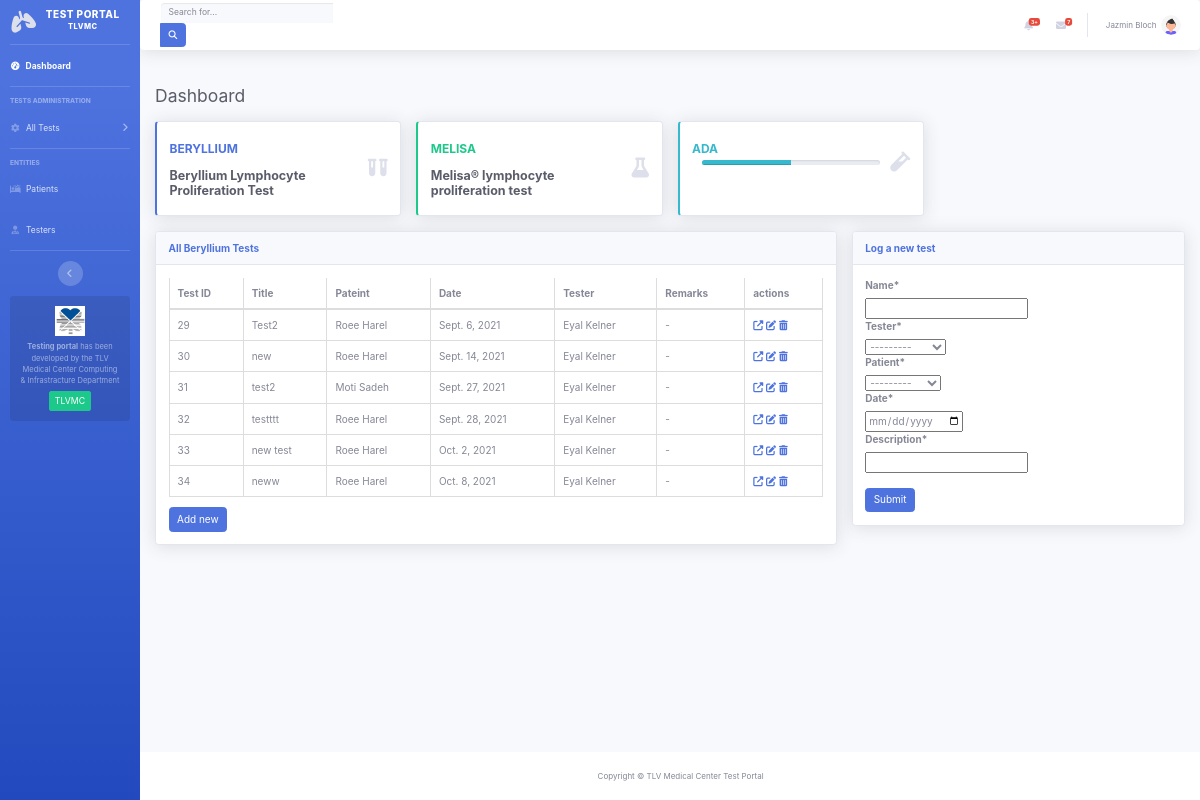
Page /Beryllium/dashboard on the earlier database version.
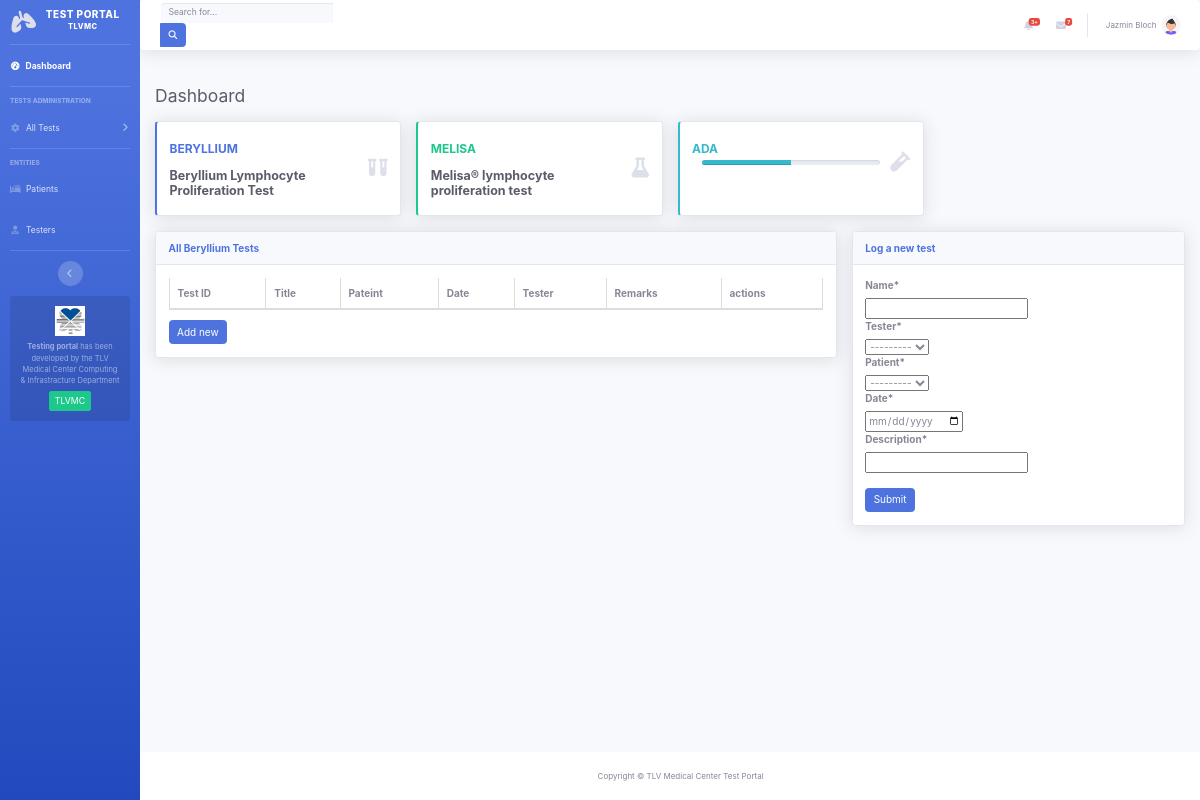
Same page on the later database version.
### Beryllium/models.py (models this page shows)
class Test (models.Model):
    name = models.CharField(max_length=200)
    tester = models.ForeignKey(Tester,on_delete=DO_NOTHING)
    patient = models.ForeignKey(Patient, on_delete=DO_NOTHING)
    type = models.ForeignKey(Test_type, on_delete=DO_NOTHING, default=1)
    date = models.DateField()
    description = models.CharField(max_length= 1000)

class Patient (models.Model):
    id = models.CharField(max_length=12, primary_key=True)
    first_name = models.CharField(max_length=200)
    last_name = models.CharField(max_length=200)
    def __str__(self):
        return self.first_name + " " + self.last_name

class Tester (models.Model):
    id = models.CharField(max_length=12, primary_key=True)
    first_name = models.CharField(max_length=200)
    last_name = models.CharField(max_length=200)
    def __str__(self):
        return self.first_name + " " + self.last_name

### Beryllium/views.py (the view, shortened to what this page needs)
# urls.py: path('Beryllium/dashboard',views.dashboard.as_view()),
class dashboard(View):
    template = 'Beryllium/dashboard.html'
    def get(self,request):
        request.session["type"] ="Beryllium"
        form = TestForm()
        patients = Patient.objects.all()
        testers = Tester.objects.all()
        tests = Test.objects.all()
        context = {
            "form" : form,
            "patients" : patients,
            "testers" :testers,
            "tests" : tests,
            "type" : request.session["type"]
        }
        return render(request,self.template,context)

### Beryllium/forms.py
class TestForm(forms.ModelForm):
    class Meta:
        model = Test
        fields = ['name', 'tester', 'patient', 'date', 'description']
    name = forms.CharField()
    date = forms.DateField(widget=NumberInput(attrs={'type': 'date'}))

### Beryllium/templates/Beryllium/dashboard.html (shortened to what this page needs)
{% extends "../base_site.html" %}
    {%load static%}
    {% load crispy_forms_tags %}
{%block imports%}
<link href="{%static 'node_modules/datatables/dataTables.bootstrap4.min.css'%}" rel="stylesheet">
{%endblock%}
{%block content%}
                    <div class="d-sm-flex align-items-center justify-content-between mb-4">
                        <h1 class="h3 mb-0 text-gray-800">Dashboard</h1>
                    </div>
                    <div class="row">
                        <div class="col-xl-3 col-md-6 mb-4">
                            <div class="card border-left-primary shadow h-100 py-2">
                                <div class="card-body">
                                    <div class="row no-gutters align-items-center">
                                        <div class="col mr-2">
                                            <div class="text-lg font-weight-bold text-primary text-uppercase mb-1">
                                                Beryllium</div>
                                            <div class="h5 mb-0 font-weight-bold text-gray-800">Beryllium Lymphocyte Proliferation Test</div>
                                        </div>
                                        <div class="col-auto">
                                            <i class="fas fa-vials fa-2x text-gray-300"></i>
                                        </div>
                                    </div>
                                </div>
                            </div>
                        </div>
                        <div class="col-xl-3 col-md-6 mb-4">
                            <div class="card border-left-success shadow h-100 py-2">
                                <div class="card-body">
                                    <div class="row no-gutters align-items-center">
                                        <div class="col mr-2">
                                            <div class="text-lg font-weight-bold text-success text-uppercase mb-1">
                                                Melisa</div>
                                            <div class="h5 mb-0 font-weight-bold text-gray-800">Melisa® lymphocyte proliferation test</div>
                                        </div>
                                        <div class="col-auto">
                                            <i class="fas fa-flask fa-2x text-gray-300"></i>
                                        </div>
                                    </div>
                                </div>
                            </div>
                        </div>
                        <div class="col-xl-3 col-md-6 mb-4">
                            <div class="card border-left-info shadow h-100 py-2">
                                <div class="card-body">
                                    <div class="row no-gutters align-items-center">
                                        <div class="col mr-2">
                                            <div class="text-lg font-weight-bold text-info text-uppercase mb-1">ADA
                                            </div>
                                            <div class="row no-gutters align-items-center">
                                                <div class="col-auto">
                                                </div>
                                                <div class="col">
                                                    <div class="progress progress-sm mr-2">
                                                        <div class="progress-bar bg-info" role="progressbar"
                                                            style="width: 50%" aria-valuenow="50" aria-valuemin="0"
                                                            aria-valuemax="100"></div>
                                                    </div>
                                                </div>
                                            </div>
                                        </div>
                                        <div class="col-auto">
                                            <i class="fas fa-vial fa-2x text-gray-300"></i>
                                        </div>
                                    </div>
                                </div>
                            </div>
                        </div>
                    </div>
                    <div class="row">
                        <div class="col-xl-8 col-lg-8">
                            <div class="card shadow mb-4">
                                <div
                                    class="card-header py-3 d-flex flex-row align-items-center justify-content-between">
                                    <h6 class="m-0 font-weight-bold text-primary">All Beryllium Tests</h6>
                                </div>
                                <div class="card-body">
                                    <div class="table-responsive">
                                        <table id="tests" class="table table-bordered">
                                            <thead>
                                                <tr>
                                                    <th>Test ID</th>
                                                    <th>Title</th>
                                                    <th>Pateint</th>
                                                    <th>Date</th>
                                                    <th>Tester</th>
                                                    <th>Remarks</th>
                                                    <th>actions</th>
                                                </tr>
                                            </thead>
                                            <tbody>
                                                {%for p in tests%}
                                                <tr>
                                                    <td>{{p.id}}</td><td>{{p.name}}</td><td>{{p.patient}}</td><td>{{p.date}}</td><td>{{p.tester}}</td><td>
                                                    {%if p.description%}
                                                    {{p.description}}
                                                    {% else %}
                                                       -
                                                    {%endif%}
                                                    </td>  <td>
                                                        <a class="view" title="View" onclick="redirect({{p.id}})"><i class="fas fa-external-link-alt"></i></a>
                                                        <a class="edit" title="Edit" type="submit"><i class="fas fa-edit"></i></a>
                                                        <a class="delete" title="Delete" type="submit"><i class="fas fa-trash-alt"></i></a>
                                                    </td>
                                                </tr>
                                                {%endfor%}
                                            </tbody>
                                        </table>
                                        <button id ="addTestButton" class="btn btn-primary">Add new</button>
                                    </div>
                                </div>
                            </div>
                        </div>
                        <div class="col-xl-4 col-lg-4">
                            <div class="card shadow mb-4">
                                <div
                                    class="card-header py-3 d-flex flex-row align-items-center justify-content-between">
                                    <h6 class="m-0 font-weight-bold text-primary">Log a new test</h6>
                                </div>
                                <div class="card-body">
                                    <form method="post" class="user">
                                        {{form|crispy}}
                                        <button id="submitter" onclick("submitter()") class="btn btn-primary">Submit</button>
                                    </form>
                                </div>
                            </div>
                        </div>
                    </div>
{%endblock%}

### Beryllium/templates/base_site.html (shortened to what this page needs)
<!DOCTYPE html>
<html lang="en">
<head>
    {%load static%}
    <link href="{% static 'node_modules\bootstrap\css\bootstrap.min.css' %}" rel="stylesheet"/>
    <link href="{% static 'node_modules\font-awesome\css\all.css' %}" rel="stylesheet"/>
    <link href="{% static 'Beryllium\BeTest\css\sb-admin-2.min.css' %}" rel="stylesheet"/>
    <link rel="stylesheet" href="{% static 'Beryllium\BeTest\css\testStyle.css' %}">
    {% block imports %}
    {% endblock %}
</head>
<body>
    <div id="wrapper">
        <ul class="navbar-nav bg-gradient-primary sidebar sidebar-dark accordion" id="accordionSidebar">
            <a class="sidebar-brand d-flex align-items-center justify-content-center" href="index.html">
                <div class="sidebar-brand-icon rotate-n-15">
                    <i class="fas fa-lungs fa-3x text-gray-300"></i>
                </div>
                <div class="sidebar-brand-text mx-3">Test Portal <sup>TLVMC</sup></div>
            </a>
            <hr class="sidebar-divider my-0">
            <li class="nav-item active">
                <a class="nav-link" href="/Beryllium/dashboard">
                    <i class="fas fa-fw fa-tachometer-alt"></i>
                    <span>Dashboard</span></a>
            </li>
            <hr class="sidebar-divider">
            <div class="sidebar-heading">
                Tests Administration
            </div>
            <li class="nav-item">
                <a class="nav-link collapsed" href="#" data-toggle="collapse" data-target="#collapseTwo"
                    aria-expanded="true" aria-controls="collapseTwo">
                    <i class="fas fa-fw fa-cog"></i>
                    <span>All Tests</span>
                </a>
            </li>
            <hr class="sidebar-divider">
            <div class="sidebar-heading">
                Entities
            </div>
            <li class="nav-item">
                <a class="nav-link" href="/Beryllium/patients">
                    <i class="fas fa-fw fa-procedures"></i>
                    <span>Patients</span></a>
            </li>
            <li class="nav-item">
                <a class="nav-link" href="/Beryllium/testers">
                    <i class="fas fa-fw fa-user-md"></i>
                    <span>Testers</span></a>
            </li>
            <hr class="sidebar-divider d-none d-md-block">
            <div class="text-center d-none d-md-inline">
                <button class="rounded-circle border-0" id="sidebarToggle"></button>
            </div>
            <div class="sidebar-card d-none d-lg-flex">
                <img class="sidebar-card-illustration mb-2" src="{%static 'img/ichilovlogo.jpg'%}" alt="...">
                <p class="text-center mb-2"><strong>Testing portal</strong> has been developed by the TLV Medical Center Computing & Infrastracture Department</p>
                <a class="btn btn-success btn-sm" href="">TLVMC</a>
            </div>
        </ul>
        <div id="content-wrapper" class="d-flex flex-column">
            <div id="content">
                <nav class="navbar navbar-expand navbar-light bg-white topbar mb-4 static-top shadow">
                    <form
                        class="d-none d-sm-inline-block form-inline mr-auto ml-md-3 my-2 my-md-0 mw-100 navbar-search">
                        <div class="input-group">
                            <input type="text" class="form-control bg-light border-0 small" placeholder="Search for..."
                                aria-label="Search" aria-describedby="basic-addon2">
                            <div class="input-group-append">
                                <button class="btn btn-primary" type="button">
                                </button>
                            </div>
                        </div>
                    </form>
                    <ul class="navbar-nav ml-auto">
                        <li class="nav-item dropdown no-arrow mx-1">
                            <a class="nav-link dropdown-toggle" href="#" id="alertsDropdown" role="button"
                                data-toggle="dropdown" aria-haspopup="true" aria-expanded="false">
                                <span class="badge badge-danger badge-counter">3+</span>
                            </a>
                        </li>
                        <li class="nav-item dropdown no-arrow mx-1">
                            <a class="nav-link dropdown-toggle" href="#" id="messagesDropdown" role="button"
                                data-toggle="dropdown" aria-haspopup="true" aria-expanded="false">
                                <i class="fas fa-envelope fa-fw"></i>
                                <span class="badge badge-danger badge-counter">7</span>
                            </a>
                        </li>
                        <li class="nav-item dropdown no-arrow">
                            <a class="nav-link dropdown-toggle" href="#" id="userDropdown" role="button"
                                data-toggle="dropdown" aria-haspopup="true" aria-expanded="false">
                                <span class="mr-2 d-none d-lg-inline text-gray-600 small">Jazmin Bloch</span>
                                <img class="img-profile rounded-circle"
                                    src="{%static 'vectors/undraw_profile.svg'%}">
                            </a>
                        </li>
                    </ul>
                </nav>
    <div class="container-fluid">
    {% block content %}{% endblock %}
    </div>
            </div>
            <footer class="sticky-footer bg-white">
                <div class="container my-auto">
                    <div class="copyright text-center my-auto">
                        <span>Copyright &copy; TLV Medical Center Test Portal</span>
                    </div>
                </div>
            </footer>
        </div>
</div>
</body>
</html>

### Beryllium/static/Beryllium/BeTest/css/testStyle.css (style rules this page uses)
.fa-cog { color:lightgray }
.container { margin: 1%; }

Differences in the rows shown:
removed Test: id "29", name "Test2", patient "Roee Harel", date "Sept. 6, 2021", tester "Eyal Kelner"
removed Test: id "30", name "new", patient "Roee Harel", date "Sept. 14, 2021", tester "Eyal Kelner"
removed Test: id "31", name "test2", patient "Moti Sadeh", date "Sept. 27, 2021", tester "Eyal Kelner"
removed Test: id "32", name "testttt", patient "Roee Harel", date "Sept. 28, 2021", tester "Eyal Kelner"
removed Test: id "33", name "new test", patient "Roee Harel", date "Oct. 2, 2021", tester "Eyal Kelner"
removed Test: id "34", name "neww", patient "Roee Harel", date "Oct. 8, 2021", tester "Eyal Kelner"
